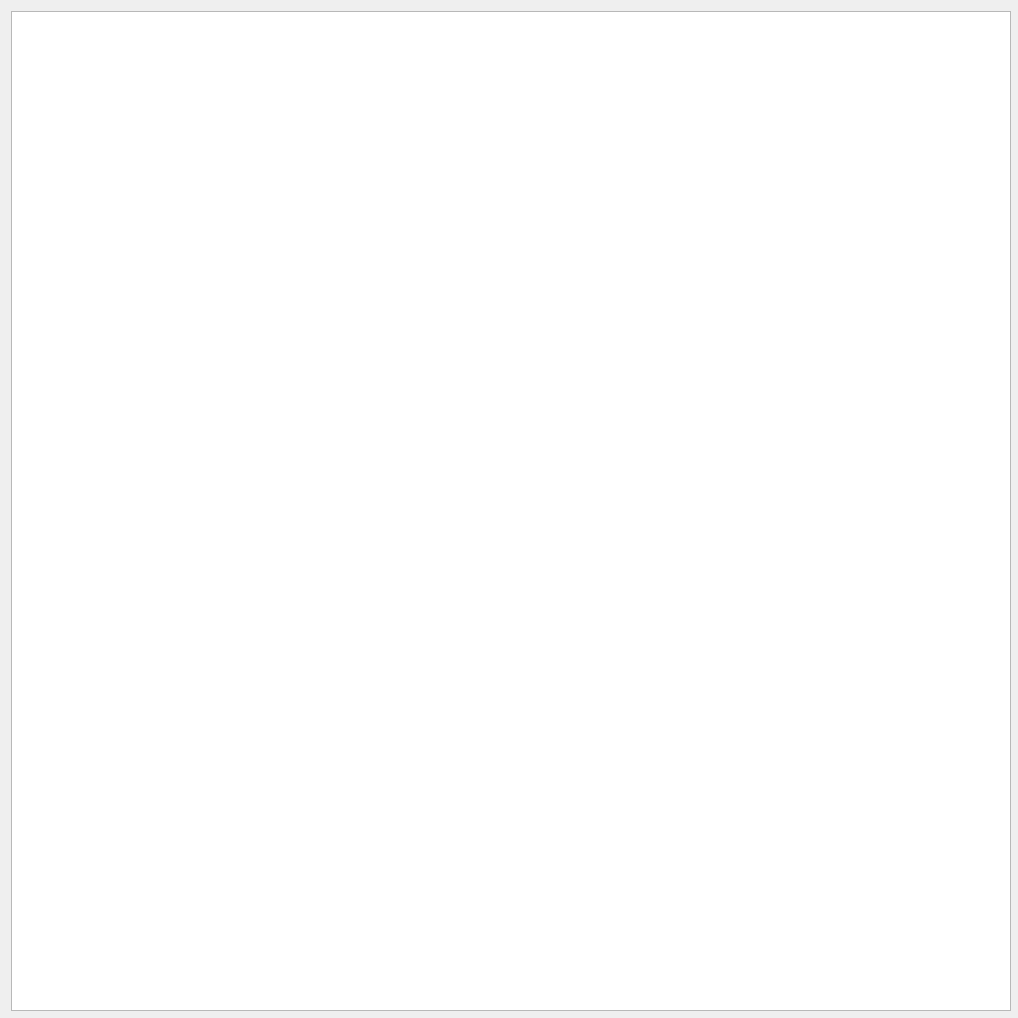
<?xml version="1.0" encoding="UTF-8"?>
<ui version="4.0">
 <class>Widget</class>
 <widget class="QWidget" name="Widget">
  <property name="geometry">
   <rect>
    <x>0</x>
    <y>0</y>
    <width>1018</width>
    <height>1018</height>
   </rect>
  </property>
  <property name="minimumSize">
   <size>
    <width>600</width>
    <height>800</height>
   </size>
  </property>
  <property name="maximumSize">
   <size>
    <width>1018</width>
    <height>1018</height>
   </size>
  </property>
  <property name="windowTitle">
   <string>Widget</string>
  </property>
  <layout class="QGridLayout" name="gridLayout">
   <item row="0" column="0">
    <widget class="QGraphicsView" name="graphicsView">
     <property name="minimumSize">
      <size>
       <width>1000</width>
       <height>1000</height>
      </size>
     </property>
     <property name="maximumSize">
      <size>
       <width>1000</width>
       <height>1000</height>
      </size>
     </property>
    </widget>
   </item>
  </layout>
 </widget>
 <resources/>
 <connections/>
</ui>
